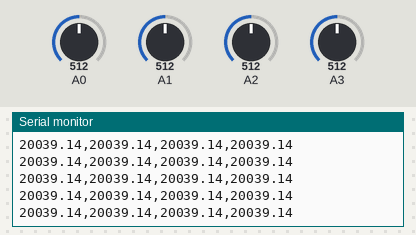
A sketch run on a simulated Arduino Uno, built with avr-gcc and run on an emulated ATmega328P. Parts: the last lines printed to the serial monitor. The inputs (shaded band) are chosen by the test bench; at power-on: A0 = 512, A1 = 512, A2 = 512, A3 = 512.

Above: at 1.2 s.
1.3 s: A0 set to 840
At 1.33 s:
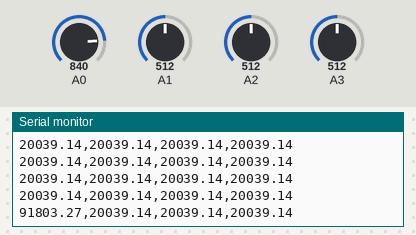
4.3 s: A0 set to 869
At 4.34 s:
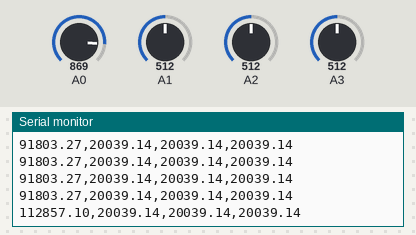
13.3 s: A1 set to 844
At 13.33 s:
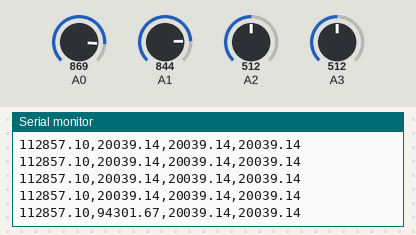
14.8 s: A1 set to 868
At 14.81 s:
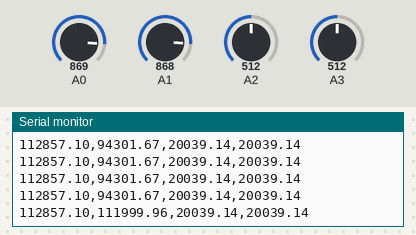
Timing chart, 0 to 17.3 s (numbered marks = the images above; inputs shaded):
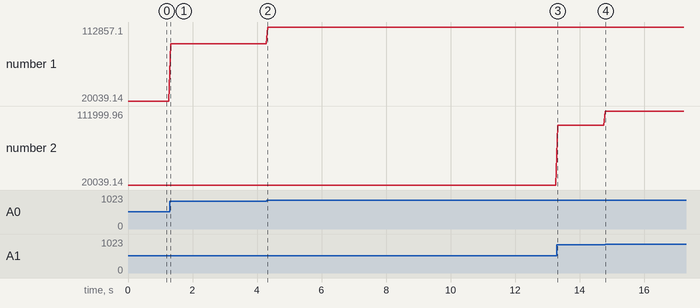

Measured:
- after the input at 1.3 s, the serial monitor: prints a new line at once (image 1)
- after the input at 4.3 s, the serial monitor: prints a new line at once (image 2)
- after the input at 13.3 s, the serial monitor: prints a new line at once (image 3)
- after the input at 14.8 s, the serial monitor: prints a new line at once (image 4)
- plotted number 1: 20039.14 → 91803.27 after the input at 1.3 s, 91803.27 → 112857.1 after the input at 4.3 s
- plotted number 2: 20039.14 → 94301.67 after the input at 13.3 s, 94301.67 → 111999.96 after the input at 14.8 s

The sketch:

fourSensor.ino
```cpp
//run this code in Arduino IDE to format data for four sensors

const float Vcc = 5.0; //Supply voltage
const float fixedR = 20000.0; //using 20k ohm resistor

void setup() {
  Serial.begin(9600); //baud rate: 9600
}

void loop() {
  float values[4];

  for (int i = 0; i < 4; i++) {
    int raw = analogRead(i);  //A0–A3 are addressed as 0–3
    float Vout = raw * (Vcc / 1023.0);
    values[i] = fixedR * (Vout / (Vcc - Vout));
  }

  //printing data as 4 comma separated values
  for (int i = 0; i < 4; i++) {
    Serial.print(values[i]);
    if (i < 3) Serial.print(",");
    else Serial.println();
  }

  delay(50);
}
```
